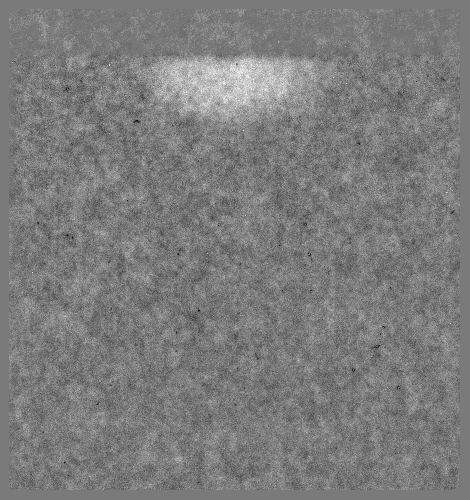
%> input picture Matlab/_bac/Active Contoure/chanVese/S7_0059.tif, 470 x 500 px
$ octave demo_chenvese.m   (GNU Octave 9; MATLAB toolbox functions it lacks are replaced by stand-ins)
%> lines starting %> are read from the running program, lines starting %| are printed output that depends on the picture; in (x1, y1, x2, y2) boxes, pixels count from 0 and x2, y2 are one past the last pixel; in counts of white or black regions, pixels touching at a corner belong together; the program's own positions count from 1
### Matlab/_bac/Active Contoure/chanVese/chenvese.m
%==========================================================================
%
%   Active contour with Chen-Vese Method
%   for image segementation
%
%   Implemented by Yue Wu (yue.wu@tufts.edu)
%   Tufts University
%   Feb 2009
%
%   all rights reserved
%   Last update 02/26/2009
%--------------------------------------------------------------------------
%   Usage of varibles:
%   input:
%       I           = any gray/double/RGB input image
%       mask        = initial mask, either customerlized or built-in
%       num_iter    = total number of iterations
%       mu          = weight of length term
%       method      = submethods pick from ('chen','vector','multiphase')
%
%   Types of built-in mask functions
%       'small'     = create a small circular mask
%       'medium'    = create a medium circular mask
%       'large'     = create a large circular mask
%       'whole'     = create a mask with holes around
%       'whole+small' = create a two layer mask with one layer small
%                       circular mask and the other layer with holes around
%                       (only work for method 'multiphase')
%   Types of methods
%       'chen'      = general CV method
%       'vector'    = CV method for vector image
%       'multiphase'= CV method for multiphase (2 phases applied here)
%
%   output:
%       phi0        = updated level set function
%
%--------------------------------------------------------------------------
%
% Description: This code implements the paper: "Active Contours Without
% Edges" by Chan and Vese for method 'chen', the paper:"Active Contours Without
% Edges for vector image" by Chan and Vese for method 'vector', and the paper
% "A Multiphase Level Set Framework for Image Segmentation Using the
% Mumford and Shah Model" by Chan and Vese.
%
%--------------------------------------------------------------------------
% Deomo: Please see HELP file for details
%==========================================================================

function seg = chenvese(I,mask,num_iter,mu,method)

%%
%-- Default settings
%   length term mu = 0.2 and default method = 'chan'
  if(~exist('mu','var'))
    mu=0.2;
  end

  if(~exist('method','var'))
    method = 'chan';
  end

%-- End default settings

%%
%-- Initializations on input image I and mask
%  resize original image
   s = 200./min(size(I,1),size(I,2)); % resize scale
   if s<1
       I = imresize(I,s);
   end

%   auto mask settings
  if ischar(mask)
      switch lower (mask)
          case 'small'
              mask = maskcircle2(I,'small');
          case 'medium'
              mask = maskcircle2(I,'medium');
          case 'large'
              mask = maskcircle2(I,'large');
          case 'whole'
              mask = maskcircle2(I,'whole');
              %mask = init_mask(I,30);
          case 'whole+small'
              m1 = maskcircle2(I,'whole');
              m2 = maskcircle2(I,'small');
              mask = zeros(size(I,1),size(I,2),2);
              mask(:,:,1) = m1(:,:,1);
              mask(:,:,2) = m2(:,:,2);
          otherwise
              error('unrecognized mask shape name (MASK).');
      end
  else
      if s<1
          mask = imresize(mask,s);
      end
      if size(mask,1)>size(I,1) || size(mask,2)>size(I,2)
          error('dimensions of mask unmathch those of the image.')
      end
      switch lower(method)
          case 'multiphase'
              if  (size(mask,3) == 1)
                  error('multiphase requires two masks but only gets one.')
              end
      end

  end


switch lower(method)
    case 'chan'
        if size(I,3)== 3
            P = rgb2gray(uint8(I));
            P = double(P);
        elseif size(I,3) == 2
            P = 0.5.*(double(I(:,:,1))+double(I(:,:,2)));
        else
            P = double(I);
        end
        layer = 1;

    case 'vector'
        s = 200./min(size(I,1),size(I,2)); % resize scale
        I = imresize(I,s);
        mask = imresize(mask,s);
        layer = size(I,3);
        if layer == 1
            display('only one image component for vector image')
        end
        P = double(I);

    case 'multiphase'
        layer = size(I,3);
        if size(I,1)*size(I,2)>200^2
            s = 200./min(size(I,1),size(I,2)); % resize scale
            I = imresize(I,s);
            mask = imresize(mask,s);
        end

        P = double(I);  %P store the original image
    otherwise
        error('!invalid method')
end
%-- End Initializations on input image I and mask

%%
%--   Core function
switch lower(method)
    case {'chan','vector'}
        %-- SDF
        %   Get the distance map of the initial mask

        mask = mask(:,:,1);
        phi0 = bwdist(mask)-bwdist(1-mask)+im2double(mask)-.5;
        %   initial force, set to eps to avoid division by zeros
        force = eps;
        %-- End Initialization

        %-- Display settings
          figure();
          subplot(2,2,1); imshow(I); title('Input Image');
          subplot(2,2,2); contour(flipud(phi0), [0 0], 'r','LineWidth',1); title('initial contour');
          subplot(2,2,3); title('Segmentation');
        %-- End Display original image and mask

        %-- Main loop
          for n=1:num_iter
              inidx = find(phi0>=0); % frontground index
              outidx = find(phi0<0); % background index
              force_image = 0; % initial image force for each layer
              for i=1:layer
                  L = im2double(P(:,:,i)); % get one image component
                  c1 = sum(sum(L.*Heaviside(phi0)))/(length(inidx)+eps); % average inside of Phi0
                  c2 = sum(sum(L.*(1-Heaviside(phi0))))/(length(outidx)+eps); % verage outside of Phi0
                  force_image=-(L-c1).^2+(L-c2).^2+force_image;
                  % sum Image Force on all components (used for vector image)
                  % if 'chan' is applied, this loop become one sigle code as a
                  % result of layer = 1
              end

              % calculate the external force of the image
              force = mu*kappa(phi0)./max(max(abs(kappa(phi0))))+1/layer.*force_image;

              % normalized the force
              force = force./(max(max(abs(force))));

              % get stepsize dt
              dt=0.5; %original
              dt=0.2; %cs

              % get parameters for checking whether to stop
              old = phi0;
              phi0 = phi0+dt.*force;
              new = phi0;
              indicator = checkstop(old,new,dt);

              % intermediate output
              if(mod(n,20) == 0)
                 showphi(I,phi0,n);
              end;
              if indicator % decide to stop or continue
                  showphi(I,phi0,n);

                  %make mask from SDF
                  seg = phi0<=0; %-- Get mask from levelset

                  subplot(2,2,4); imshow(seg); title('Global Region-Based Segmentation');

                  return;
              end
          end;
          showphi(I,phi0,n);

          %make mask from SDF
          seg = phi0<=0; %-- Get mask from levelset

          subplot(2,2,4); imshow(seg); title('Global Region-Based Segmentation');
    case 'multiphase'
        %-- Initializations
        %   Get the distance map of the initial masks
        mask1 = mask(:,:,1);
        mask2 = mask(:,:,2);
        phi1=bwdist(mask1)-bwdist(1-mask1)+im2double(mask1)-.5;%Get phi1 from the initial mask 1
        phi2=bwdist(mask2)-bwdist(1-mask2)+im2double(mask2)-.5;%Get phi1 from the initial mask 2

        %-- Display settings
        figure();
        subplot(2,2,1);
        if layer ~= 1
            imshow(I); title('Input Image');
        else
            imagesc(P); axis image; colormap(gray);title('Input Image');
        end
        subplot(2,2,2);
        hold on
        contour(flipud(mask1),[0,0],'r','LineWidth',2.5);
        contour(flipud(mask1),[0,0],'x','LineWidth',1);
        contour(flipud(mask2),[0,0],'g','LineWidth',2.5);
        contour(flipud(mask2),[0,0],'x','LineWidth',1);
        title('initial contour');
        hold off
        subplot(2,2,3); title('Segmentation');
        %-- End display settings

        %Main loop
        for n=1:num_iter
              %-- Narrow band for each phase
              nb1 = find(phi1<1.2 & phi1>=-1.2); %narrow band of phi1
              inidx1 = find(phi1>=0); %phi1 frontground index
              outidx1 = find(phi1<0); %phi1 background index

              nb2 = find(phi2<1.2 & phi2>=-1.2); %narrow band of phi2
              inidx2 = find(phi2>=0); %phi2 frontground index
              outidx2 = find(phi2<0); %phi2 background index
              % [7 lines of commented-out code are left out]

              cc11 = intersect(inidx1,inidx2); %index belong to (phi1>0 & phi2>0)
              cc12 = intersect(inidx1,outidx2); %index belong to (phi1>0 & phi2<0)
              cc21 = intersect(outidx1,inidx2); %index belong to (phi1<0 & phi2>0)
              cc22 = intersect(outidx1,outidx2); %index belong to (phi1<0 & phi2<0)

              f_image11 = 0;
              f_image12 = 0;
              f_image21 = 0;
              f_image22 = 0; % initial image force for each layer

              for i=1:layer
                  L = im2double(P(:,:,i)); % get one image component

              if isempty(cc11)
                  c11 = eps;
              else
                  c11 = mean(L(cc11));
              end

              if isempty(cc12)
                  c12 = eps;
              else
                  c12 = mean(L(cc12));
              end

              if isempty(cc21)
                  c21 = eps;
              else
                  c21 = mean(L(cc21));
              end

              if isempty(cc22)
                  c22 = eps;
              else
                  c22 = mean(L(cc22));
              end

              %-- End mean calculation

              %-- Force calculation and normalization
              % force on each partition

              f_image11=(L-c11).^2.*Heaviside(phi1).*Heaviside(phi2)+f_image11;
              f_image12=(L-c12).^2.*Heaviside(phi1).*(1-Heaviside(phi2))+f_image12;
              f_image21=(L-c21).^2.*(1-Heaviside(phi1)).*Heaviside(phi2)+f_image21;
              f_image22=(L-c22).^2.*(1-Heaviside(phi1)).*(1-Heaviside(phi2))+f_image22;
              end

                  % sum Image Force on all components (used for vector image)
                  % if 'chan' is applied, this loop become one sigle code as a
                  % result of layer = 1

              % calculate the external force of the image

              % curvature on phi1
              curvature1 = mu*kappa(phi1);
              curvature1 = curvature1(nb1);
              % image force on phi1
              fim1 = 1/layer.*(-f_image11(nb1)+f_image21(nb1)-f_image12(nb1)+f_image22(nb1));
              fim1 = fim1./max(abs(fim1)+eps);

              % curvature on phi2
              curvature2 = mu*kappa(phi2);
              curvature2 = curvature2(nb2);
              % image force on phi2
              fim2 = 1/layer.*(-f_image11(nb2)+f_image12(nb2)-f_image21(nb2)+f_image22(nb2));
              fim2 = fim2./max(abs(fim2)+eps);

              % force on phi1 and phi2
              force1 = curvature1+fim1;
              force2 = curvature2+fim2;
              %-- End force calculation

              % detal t
              dt = 1.5;

              old(:,:,1) = phi1;
              old(:,:,2) = phi2;

              %update of phi1 and phi2
              phi1(nb1) = phi1(nb1)+dt.*force1;
              phi2(nb2) = phi2(nb2)+dt.*force2;

              new(:,:,1) = phi1;
              new(:,:,2) = phi2;

              indicator = checkstop(old,new,dt);

              if indicator
                 showphi(I, new, n);
                 %make mask from SDF
                 seg11 = (phi1>0 & phi2>0); %-- Get mask from levelset
                 seg12 = (phi1>0 & phi2<0);
                 seg21 = (phi1<0 & phi2>0);
                 seg22 = (phi1<0 & phi2<0);

                 se = strel('disk',1);
                 aa1 = imerode(seg11,se);
                 aa2 = imerode(seg12,se);
                 aa3 = imerode(seg21,se);
                 aa4 = imerode(seg22,se);
                 seg = aa1+2*aa2+3*aa3+4*aa4;

                 subplot(2,2,4); imagesc(seg);axis image;title('Global Region-Based Segmentation');

                  return
              end
              % re-initializations
              phi1 = reinitialization(phi1, 0.6);%sussman(phi1, 0.6);%
              phi2 = reinitialization(phi2, 0.6);%sussman(phi2,0.6);

              %intermediate output
              if(mod(n,20) == 0)
                 phi(:,:,1) = phi1;
                 phi(:,:,2) = phi2;
                 showphi(I, phi, n);
              end;
          end;
          phi(:,:,1) = phi1;
          phi(:,:,2) = phi2;
          showphi(I, phi, n);
          %make mask from SDF
        seg11 = (phi1>0 & phi2>0); %-- Get mask from levelset
        seg12 = (phi1>0 & phi2<0);
        seg21 = (phi1<0 & phi2>0);
        seg22 = (phi1<0 & phi2<0);

        se = strel('disk',1);
        aa1 = imerode(seg11,se);
        aa2 = imerode(seg12,se);
        aa3 = imerode(seg21,se);
        aa4 = imerode(seg22,se);
        seg = aa1+2*aa2+3*aa3+4*aa4;
        %seg = bwlabel(seg);
        subplot(2,2,4); imagesc(seg);axis image;title('Global Region-Based Segmentation');
end

### Matlab/_bac/Active Contoure/chanVese/demo_chenvese.m
% demo for chenvese function
% Copyright (c) 2009,
% Yue Wu @ ECE Department, Tufts University
% All Rights Reserved
%%


% test
close all
clear all

I = imread('S7_0059.tif');
%> I is the input picture: size 500x470 uint16; min 0, max 65535, mean 32083.7
I=im2double(I);
%> I: size 500x470 double
%I=1-I;
% Customerlized Mask
m = zeros(size(I,1),size(I,2));
r=20;cx=size(I,2)/2;cy=100;
%> after `cx=size(I,2)/2`: cx = 235
m(cy-r:cy+r,cx-r:cx+r) = 1;
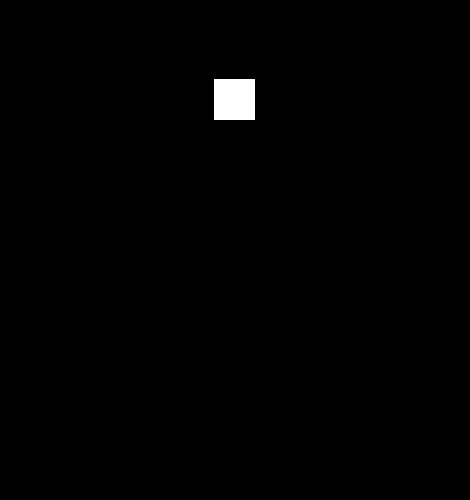
%> m: size 500x470 double; values 0 (black) and 1 (white), 0.72% white; 1 white region, box (x1, y1, x2, y2) and area: (214, 79, 255, 120) 1681
figure:imshow(m);
%seg = chenvese(I,m,400,0.05,'chan'); % ability on gray image
r=80;cx=size(I,2)/2;cy=100;
m(cy-r:cy+r,cx-r:cx+r) = 1;
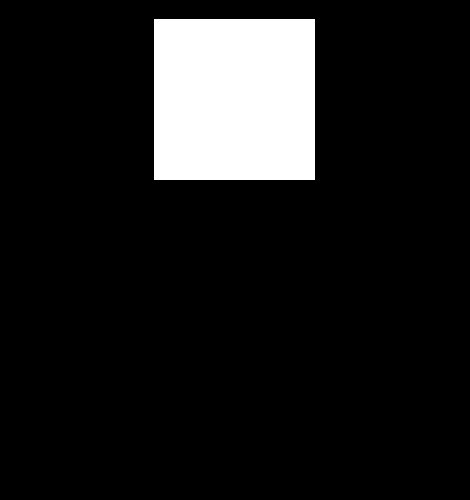
%> m: size 500x470 double; values 0 (black) and 1 (white), 11% white; 1 white region, box (x1, y1, x2, y2) and area: (154, 19, 315, 180) 25921
seg = chenvese(I,m,400,0.05,'chan'); % ability on gray image
%> in chenvese, `title('Segmentation')`:
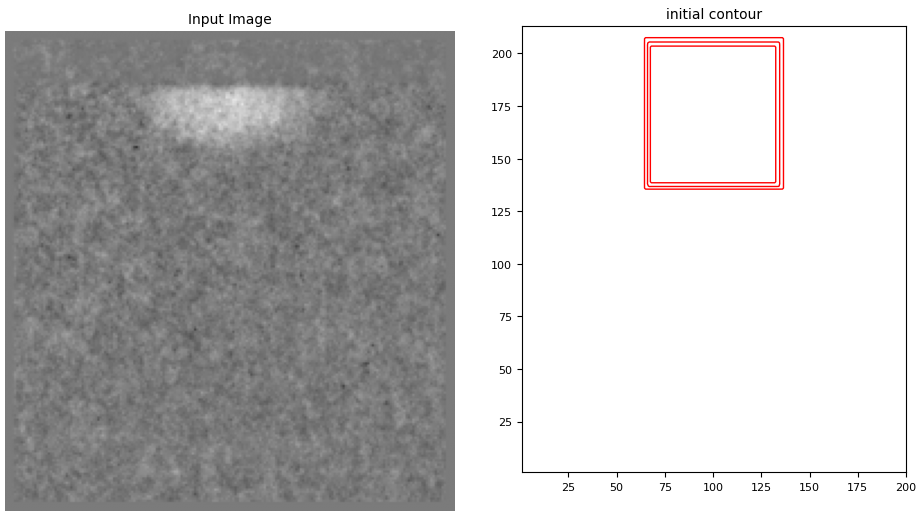
%> figure redrawn from the program's plot data, 2 panels
%> the run ends on the next line

$ run again, with Matlab/_bac/Active Contoure/chanVese/S7_0029.tif copied over Matlab/_bac/Active Contoure/chanVese/S7_0059.tif
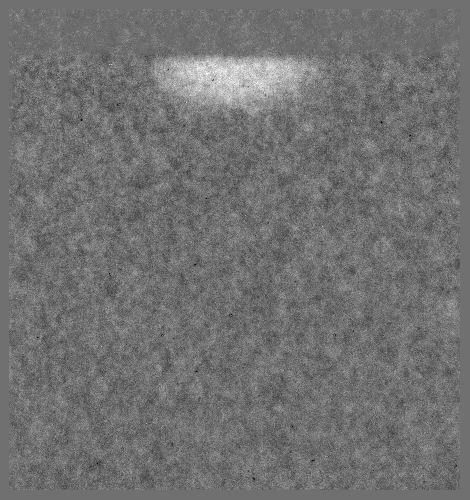
%> input picture Matlab/_bac/Active Contoure/chanVese/S7_0029.tif, 470 x 500 px
%> I is the input picture: size 500x470 uint16; min 0, max 65535, mean 29217
%> in chenvese, `title('Segmentation')`:
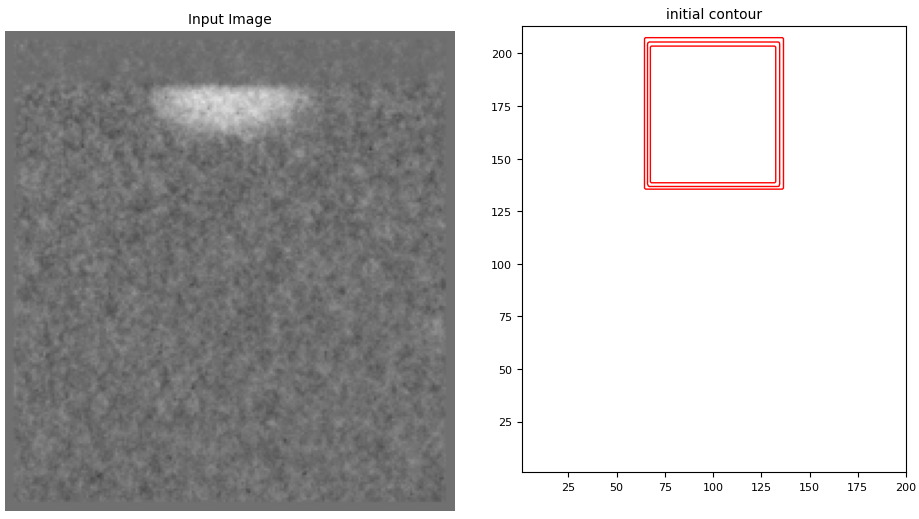
%> figure redrawn from the program's plot data, 2 panels

$ run again, with Matlab/_bac/Active Contoure/chanVese/S7_0039.tif copied over Matlab/_bac/Active Contoure/chanVese/S7_0059.tif
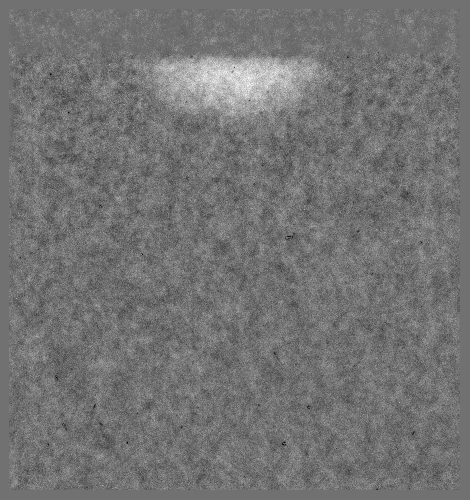
%> input picture Matlab/_bac/Active Contoure/chanVese/S7_0039.tif, 470 x 500 px
%> I is the input picture: size 500x470 uint16; min 0, max 65535, mean 29781
%> in chenvese, `title('Segmentation')`:
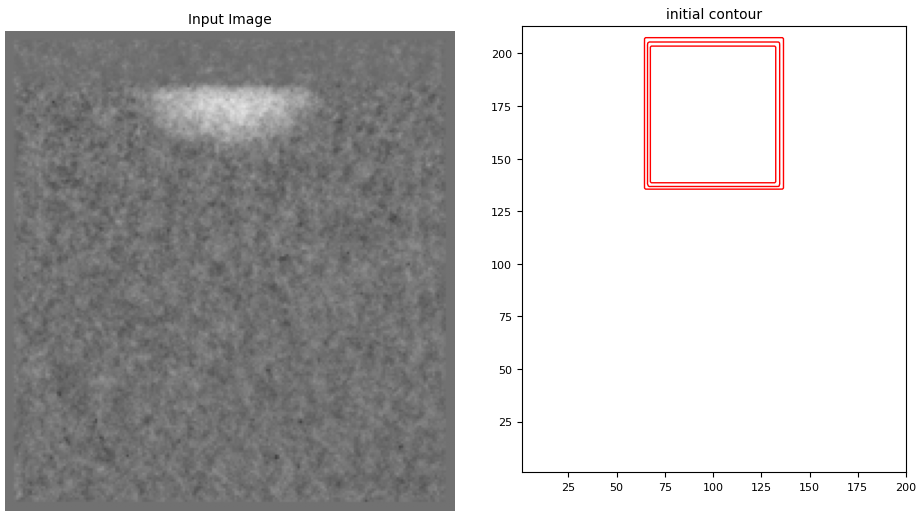
%> figure redrawn from the program's plot data, 2 panels

$ run again, with Matlab/_bac/Active Contoure/chanVese/S7_0049.tif copied over Matlab/_bac/Active Contoure/chanVese/S7_0059.tif
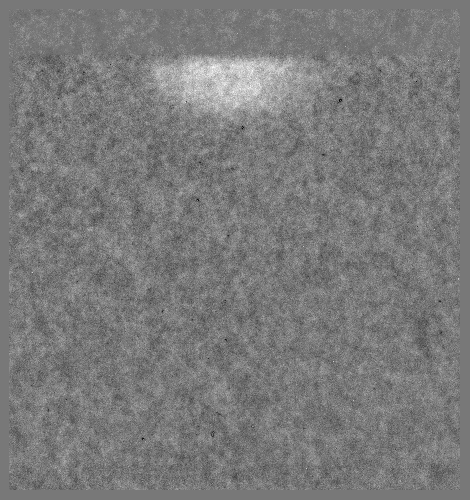
%> input picture Matlab/_bac/Active Contoure/chanVese/S7_0049.tif, 470 x 500 px
%> I is the input picture: size 500x470 uint16; min 0, max 65535, mean 31566.2
%> in chenvese, `title('Segmentation')`:
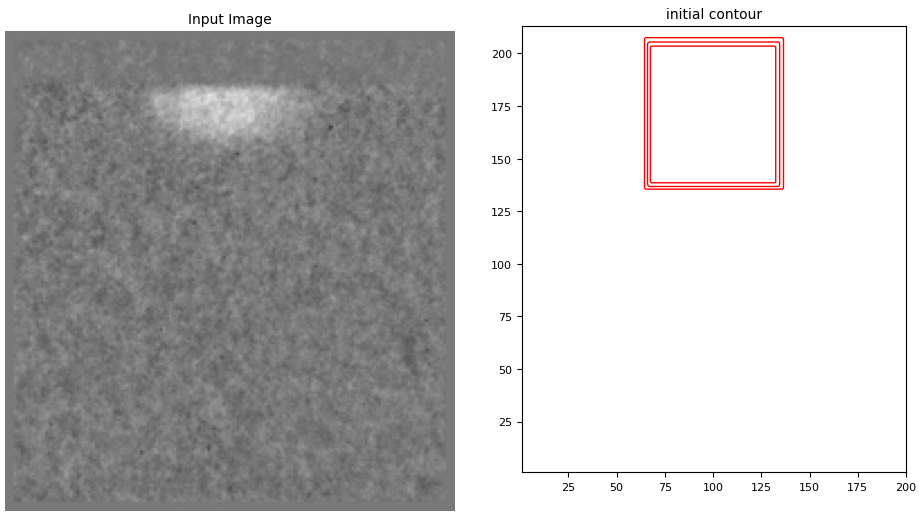
%> figure redrawn from the program's plot data, 2 panels
